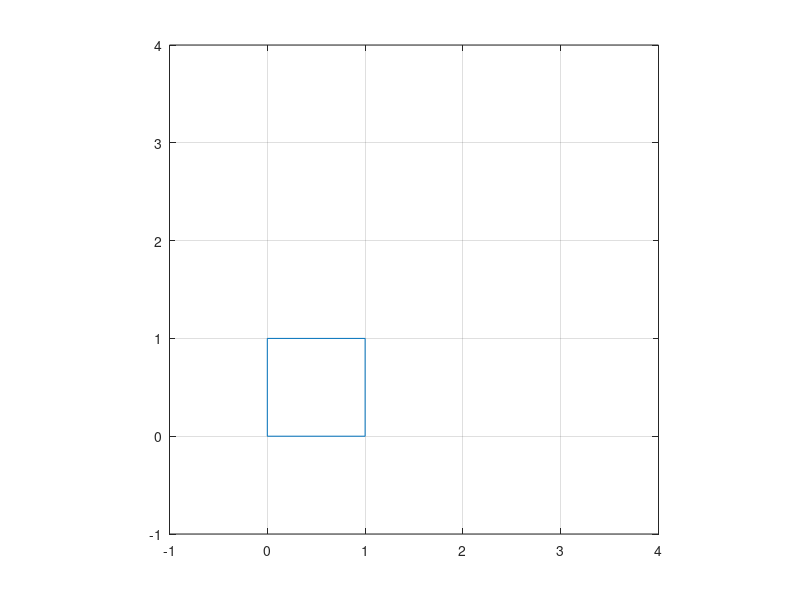

Recreate this plot in MATLAB.
clf                               % clear all settings for the plot
S=[0,1,1,0,0;0,0,1,1,0];
theta =pi /8; % define the angle
Q=[cos( theta ), -sin( theta ); sin( theta ), cos( theta)];  
p = plot(S(1,:),S(2,:));          % plot the square
axis([-1,4,-1,4])                 % set size of the graph
axis square, grid on              % make the display square
hold on                           % hold the current graph
for i = 1:16
    S = Q*S;                               % dilate the square
    set(p,'xdata',S(1,:),'ydata',S(2,:));   % erase original figure and plot
                                            % the transformed figure
    pause(0.1)         % adjust this pause rate to suit your computer.
end

neg_Q=[cos(-theta ), -sin(-theta ); sin(-theta ), cos(-theta)];  

for i = 1:16
    S = neg_Q*S;                               % contract the square
    set(p,'xdata',S(1,:),'ydata',S(2,:));   % erase original figure and plot
                                            % the transformed figure
    pause(0.1)         % adjust this pause rate to suit your computer.
end
hold off 